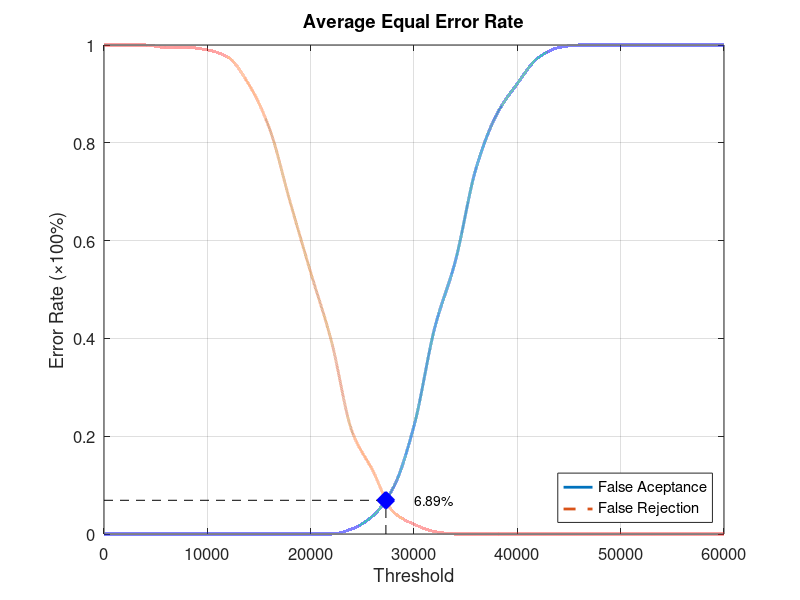
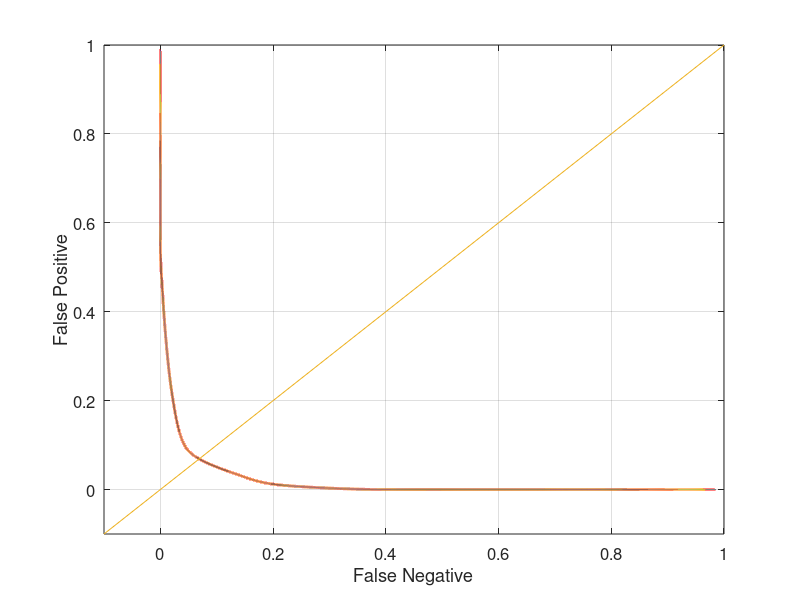

MATLAB code to generate these figures, in order:
function yEER = Database5_4
close all;
clear;
clc;
x = 0:2000:60000;
xq = 0:0.5:60000;

y0 = [0 0 0 0 0 0 0 0 0 0 0 0 0.0105263 0.0368421 0.0947368 0.221053 0.421053 0.557895 0.747368 0.857895 0.921053 0.973684 0.994737 1 1 1 1 1 1 1 1];
yy0 = interp1(x, y0, xq, 'pchip');
y1 = [1 1 1 0.995 0.995 0.99 0.975 0.92 0.83 0.68 0.535 0.395 0.21 0.13 0.045 0.02 0.005 0 0 0 0 0 0 0 0 0 0 0 0 0 0];
yy1 = interp1(x, y1, xq, 'pchip');

% Calculating EER: 
y2 = abs(y0 - y1);
find(y2 == min(y2))
yy2 = abs(yy0 - yy1);
xEER = find(yy2 == min(yy2));
xEERIndex = xq(xEER) % X-axis EER
yEER = yy0(xEER) % Y-axis EER

main = figure
plot(xq, yy0,'-','LineWidth', 2);	hold on
plot(xq, yy1,'--','LineWidth', 2);	hold on
plot([xEERIndex xEERIndex], [0 yEER], 'k--');	hold on
plot([0 xEERIndex], [yEER yEER], 'k--');	hold on
plot(xEERIndex, yEER, 'bx', 'LineWidth', 10);	hold on
text(xEERIndex + 10 * xEERIndex / 100, yEER, [num2str(round((10000 * yEER)) / 100) '%'])
legend('False Aceptance', 'False Rejection', 'Location', 'SouthEast')
xlabel('Threshold')
ylabel('Error Rate (\times100%)')
title('Average Equal Error Rate')
set(gca, 'FontSize', 12)
axis([0 60000 0 1])
grid on

print(main, 'Database5_4Main', '-dpng');
FNRxFPR = figure('Color', [1 1 1]);
plot(yy1, yy0, '-', yy1, yy0, 'LineWidth', 2);
hold on
y = -0.1:0.1:1
plot(y, y); 
set(gca, 'FontSize', 12)
xlabel('False Negative')
ylabel('False Positive')
axis([-0.1 1 -0.1 1])
set(gca, 'FontSize', 12)
grid on

print(FNRxFPR, 'Database5_4FNRxFPR','-dpng');
end
